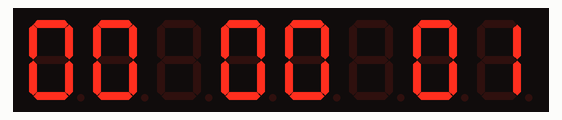
This sketch was run on a simulated Arduino Uno, built with avr-gcc and run on an emulated ATmega328P. Parts: 8-digit seven-segment display.

Above: at 1.1 s.
At 9.1 s:
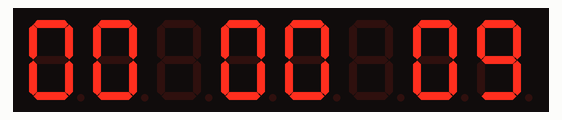
At 12.1 s:
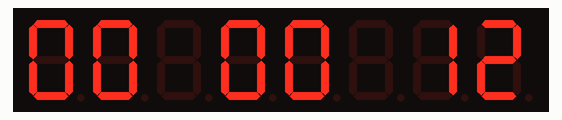
At 19.1 s:
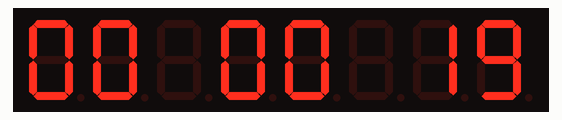
At 29.1 s:
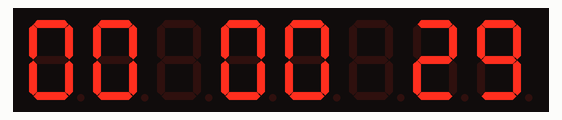
At 38.2 s:
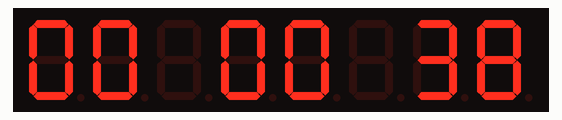

Measured:
- what the display in image 0 shows lasts 1.0 s, from 1.0 s to 2.0 s

The sketch:

real_time_clock.ino
```cpp
#include <LedControl.h>

// Pin configuration
const int DIN_PIN = 11;
const int CLK_PIN = 13;
const int CS_PIN = 10;
const int NUM_DISPLAYS = 1;

// Digit positions (now using all 8 digits with gaps)
const int H1_POS = 7;  // First hour digit
const int H2_POS = 6;  // Second hour digit
const int GAP1_POS = 5; // Blank gap
const int M1_POS = 4;  // First minute digit
const int M2_POS = 3;  // Second minute digit
const int GAP2_POS = 2; // Blank gap
const int S1_POS = 1;  // First second digit
const int S2_POS = 0;  // Second second digit

LedControl lc = LedControl(DIN_PIN, CLK_PIN, CS_PIN, NUM_DISPLAYS);

String timeStr = "";
String lastValidTime = "000000";
unsigned long lastUpdate = 0;
unsigned long lastSerialCheck = 0;

void setup() {
  Serial.begin(115200);  // Increased baud rate
  lc.shutdown(0, false);
  lc.setIntensity(0, 8);
  lc.clearDisplay(0);

  // Display initialization pattern
  for (int i = 0; i < 8; i++) {
    lc.setChar(0, i, '-', false);
    delay(70);
  }
  lc.clearDisplay(0);
}

void loop() {
  // Check for serial data more frequently
  if (millis() - lastSerialCheck > 100) {
    readSerial();
    lastSerialCheck = millis();
  }

  // Update display every second
  if (millis() - lastUpdate >= 1000) {
    if (lastValidTime.length() == 6) {
      // Increment seconds manually if no new data received
      incrementTime();
    }
    displayTime(lastValidTime);
    lastUpdate = millis();
  }
}

void readSerial() {
  while (Serial.available()) {
    char c = Serial.read();
    if (c == '\n') {
      if (timeStr.length() == 6) {
        lastValidTime = timeStr;
        lastUpdate = millis();
      }
      timeStr = "";
    } else if (isDigit(c)) {
      timeStr += c;
    }
  }
}

void incrementTime() {
  // Convert to integer
  int hours = lastValidTime.substring(0, 2).toInt();
  int minutes = lastValidTime.substring(2, 4).toInt();
  int seconds = lastValidTime.substring(4, 6).toInt();

  // Increment time
  seconds++;
  if (seconds >= 60) {
    seconds = 0;
    minutes++;
    if (minutes >= 60) {
      minutes = 0;
      hours++;
      if (hours >= 24) {
        hours = 0;
      }
    }
  }

  // Format back to string
  char buf[7];
  snprintf(buf, sizeof(buf), "%02d%02d%02d", hours, minutes, seconds);
  lastValidTime = String(buf);
}

void displayTime(String t) {
  lc.setDigit(0, H1_POS, t.charAt(0) - '0', false);
  lc.setDigit(0, H2_POS, t.charAt(1) - '0', false);
  lc.setChar(0, GAP1_POS, ' ', false);  // Blank gap
  lc.setDigit(0, M1_POS, t.charAt(2) - '0', false);
  lc.setDigit(0, M2_POS, t.charAt(3) - '0', false);
  lc.setChar(0, GAP2_POS, ' ', false);  // Blank gap
  lc.setDigit(0, S1_POS, t.charAt(4) - '0', false);
  lc.setDigit(0, S2_POS, t.charAt(5) - '0', false);
}
```
